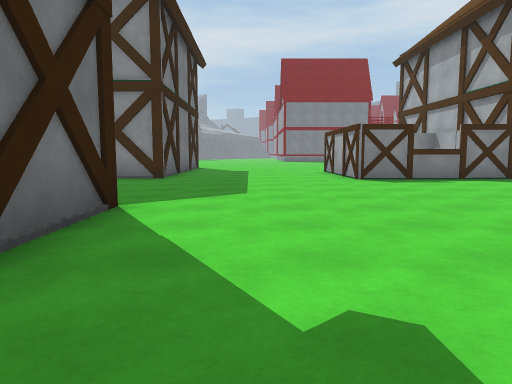
[1] (above)

23 first-person views from a walk through a 3-D level made in the Unity game engine. The camera is 1.2 m above the floor, tilts 6° down and sees 70° across. The floor is counted in squares, 2 m on a side. Each view is taken from the middle of a square. On the plan, view 1 faces up. The plan holds only what a view shows up to about 10 squares ahead; the rest is blank. The place goes on beyond the plan. The player is left out. Some animated figures are left out. Surface patterns are stand-ins for the level's own textures.

[2]
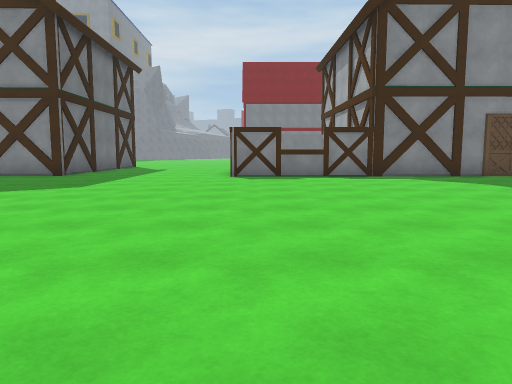

[3]
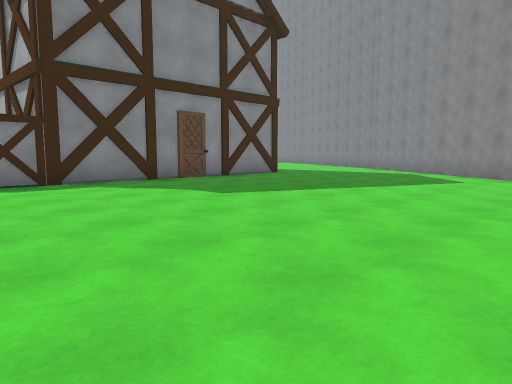

[4]
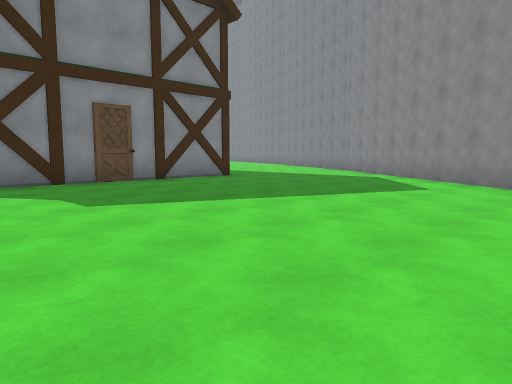

[5]
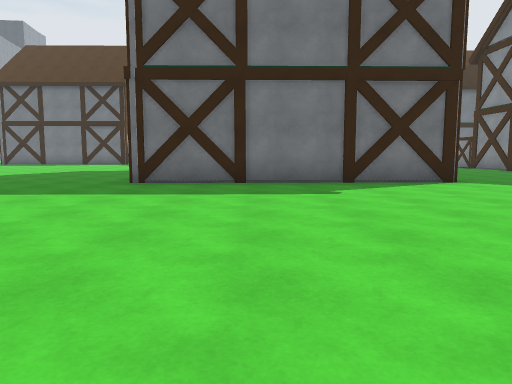

[6]
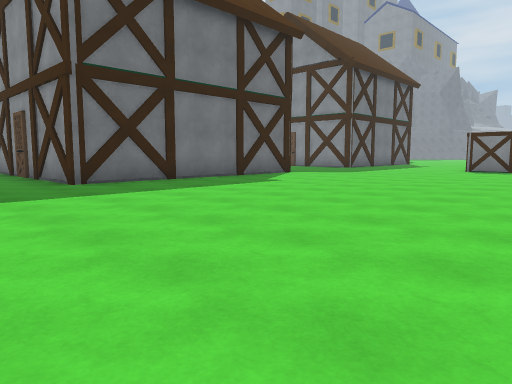

[7]
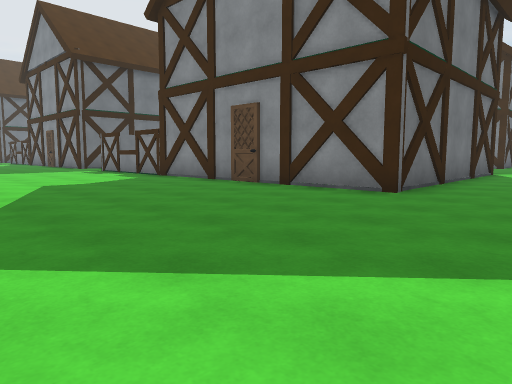

[8]
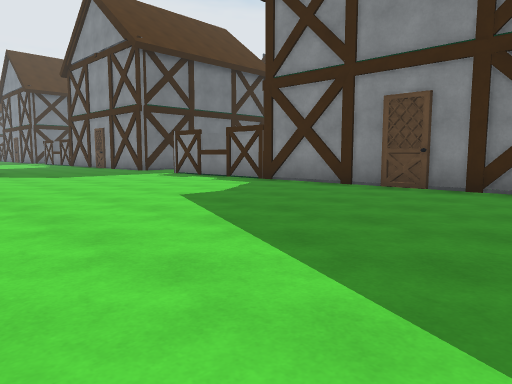

[9]
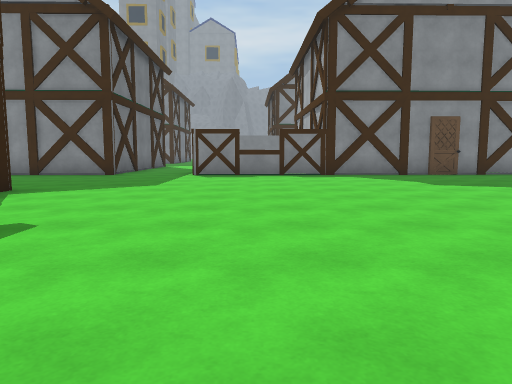

[10]
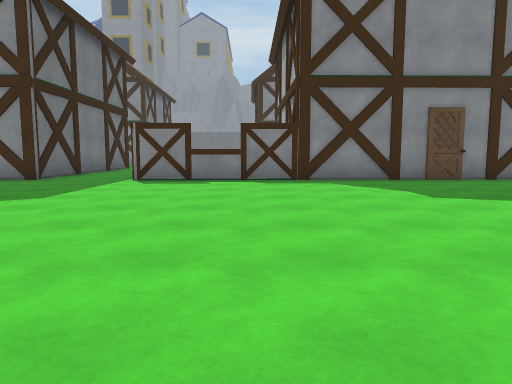

[11]
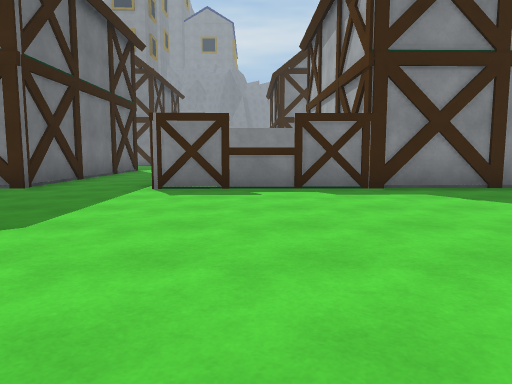

[12]
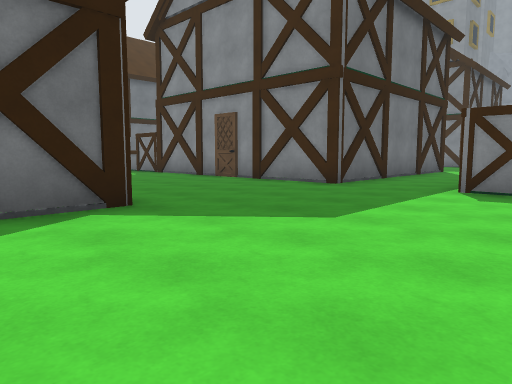

[13]
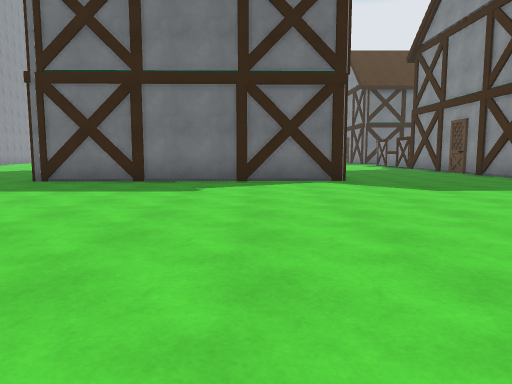

[14]
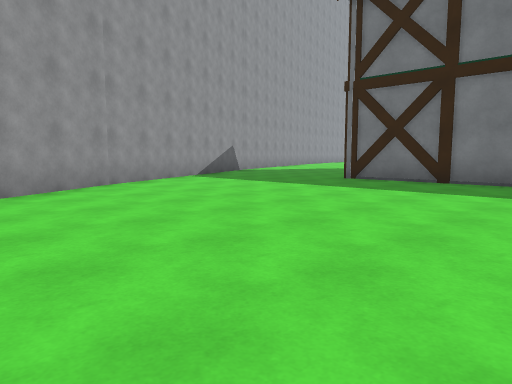

[15]
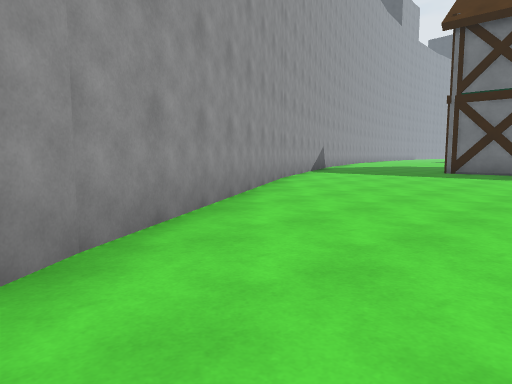

[16]
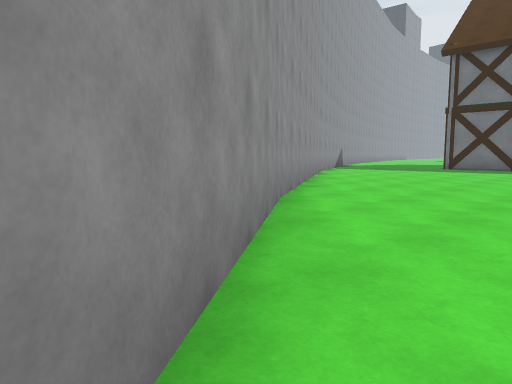

[17]
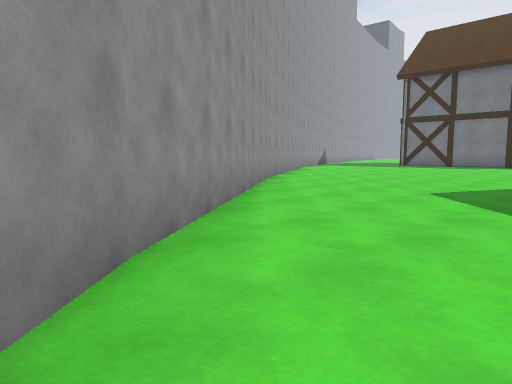

[18]
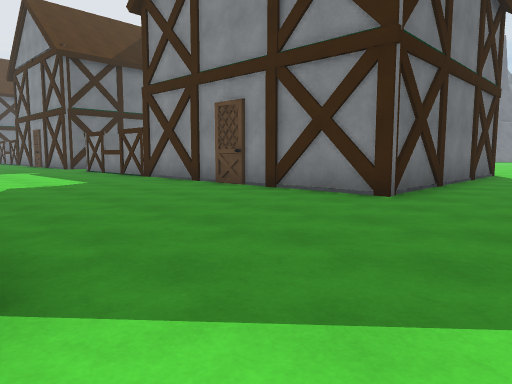

[19]
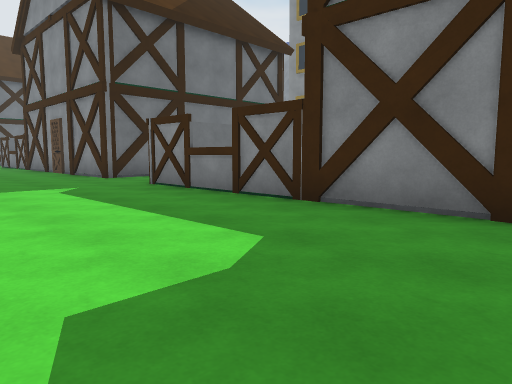

[20]
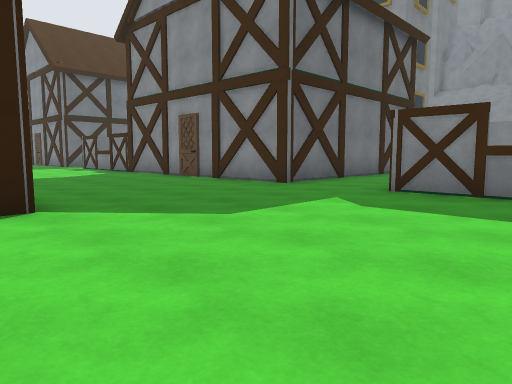

[21]
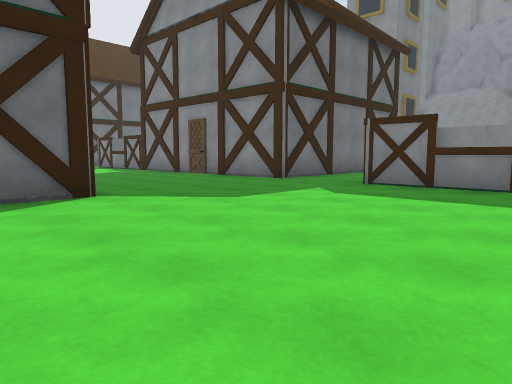

[22]
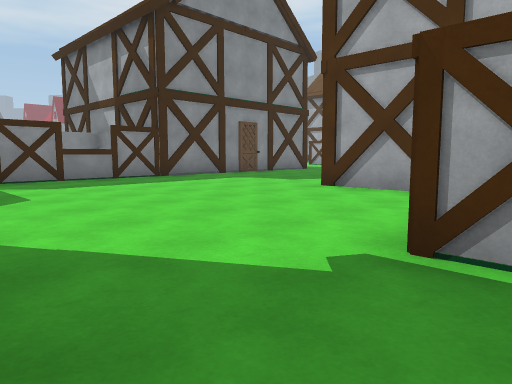

[23]
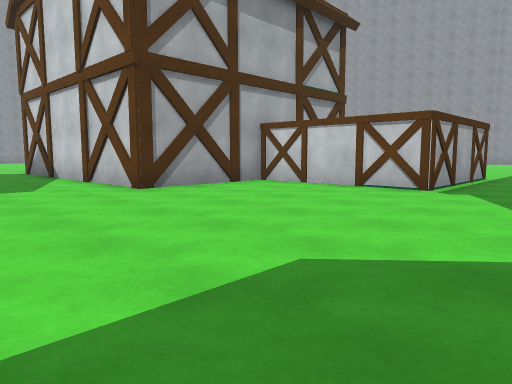

### Floor plan
Key: @ floor where view 1 was taken; # wall or solid block; . floor; H house; O other object.
Columns run from 20 left of view 1 to 16 right of it. Each row starts with its distance up from view 1.
 10      #..          .....
  9  HHH##..OOOH#H##H#.....OOOOHHH#HH
  8  .................................
  7 ...................................
  6 ....................................#
  5  ...................................#
  4       ......######H................##
  3       ......#     H...............##
  2       ......#     H..............##
  1       #..OOOO     H...........
  0       ...         H.@......
 -1       H..         H.......
 -2       #..      HHHH........
 -3   .H.......................
 -4   .........................
 -5   .........................
 -6    ......................
 -7       #.................#
 -8       #................##
 -9       H...............##
-10       #..............##
-11       H............###
-12       #...........##
-13       #.........###
-14      ..........##
-15      ........###
-16        ....###
-17         .###
-18         ##

Positions as (right, up) in squares from view 1, and headings:
1: (0, 0), facing up
2: (3, -1), facing up
3: (4, 1), facing up-right
4: (6, 1), facing up-right
5: (6, 0), facing left
6: (6, -5), facing up-left
7: (1, -8), facing up-left
8: (-2, -9), facing up-left
9: (-10, -13), facing up
10: (-9, -11), facing up
11: (-10, -9), facing up
12: (-10, -9), facing up-left
13: (-6, -9), facing left
14: (-6, -9), facing down-left
15: (-2, -10), facing down-left
16: (1, -9), facing down-left
17: (4, -6), facing down-left
18: (0, 4), facing up-left
19: (-6, 5), facing up-left
20: (-10, 3), facing up-left
21: (-9, 2), facing up-left
22: (-14, 0), facing up-right
23: (-14, 7), facing down-right
